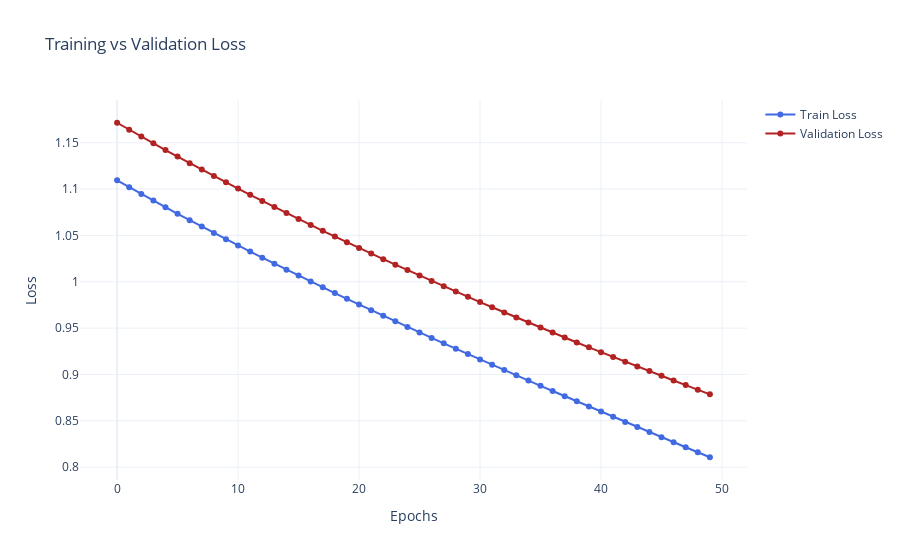

The notebook cell this image was saved under:
### Markdown cell above
- **MLP with 16 Hidden Units**  
  - **Test MSE:** 0.6999  
  - **Test MAE:** 0.6862

### Code cell
model = Network(input_features=tensor_x_train.shape[1], hidden_size1= 16, output_size=1)
train_model(model, tensor_x_train, tensor_y_train, tensor_x_val, tensor_y_val, epochs=50, loss_type='mse',optimizer_type='adam')
test_model(model,tensor_x_test, tensor_y_test )

### Figure 1 — Plotly figure (JSON) as saved in the notebook; plotly's stock layout.template omitted (floating-point values rounded to 4 significant figures)
{"data": [{"line": {"color": "royalblue"}, "mode": "lines+markers", "name": "Train Loss", "type": "scatter", "x": [0, 1, 2, 3, 4, 5, 6, 7, 8, 9, 10, 11, 12, 13, 14, 15, 16, 17, 18, 19, 20, 21, 22, 23, 24, 25, 26, 27, 28, 29, 30, 31, 32, 33, 34, 35, 36, 37, 38, 39, 40, 41, 42, 43, 44, 45, 46, 47, 48, 49], "y": [1.109, 1.102, 1.095, 1.088, 1.08, 1.073, 1.066, 1.06, 1.053, 1.046, 1.039, 1.033, 1.026, 1.02, 1.013, 1.007, 1.0, 0.994, 0.9878, 0.9816, 0.9755, 0.9694, 0.9633, 0.9573, 0.9513, 0.9454, 0.9394, 0.9336, 0.9277, 0.9219, 0.9162, 0.9104, 0.9047, 0.899, 0.8934, 0.8877, 0.8821, 0.8766, 0.871, 0.8654, 0.8599, 0.8543, 0.8488, 0.8433, 0.8378, 0.8323, 0.8269, 0.8214, 0.816, 0.8107]}, {"line": {"color": "firebrick"}, "mode": "lines+markers", "name": "Validation Loss", "type": "scatter", "x": [0, 1, 2, 3, 4, 5, 6, 7, 8, 9, 10, 11, 12, 13, 14, 15, 16, 17, 18, 19, 20, 21, 22, 23, 24, 25, 26, 27, 28, 29, 30, 31, 32, 33, 34, 35, 36, 37, 38, 39, 40, 41, 42, 43, 44, 45, 46, 47, 48, 49], "y": [1.172, 1.164, 1.157, 1.149, 1.142, 1.135, 1.128, 1.121, 1.114, 1.107, 1.1, 1.094, 1.087, 1.081, 1.074, 1.068, 1.061, 1.055, 1.049, 1.043, 1.036, 1.03, 1.024, 1.018, 1.013, 1.007, 1.001, 0.9951, 0.9894, 0.9837, 0.9781, 0.9725, 0.9669, 0.9614, 0.956, 0.9505, 0.9451, 0.9398, 0.9345, 0.9293, 0.924, 0.9189, 0.9137, 0.9086, 0.9036, 0.8985, 0.8935, 0.8885, 0.8835, 0.8786]}], "layout": {"hovermode": "x unified", "title": {"text": "Training vs Validation Loss"}, "xaxis": {"title": {"text": "Epochs"}}, "yaxis": {"title": {"text": "Loss"}}}}
